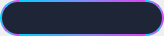
<?xml version="1.0" encoding="UTF-8"?>
<ui version="4.0">
 <class>TopBar</class>
 <widget class="QMainWindow" name="TopBar">
  <property name="geometry">
   <rect>
    <x>0</x>
    <y>0</y>
    <width>164</width>
    <height>36</height>
   </rect>
  </property>
  <property name="minimumSize">
   <size>
    <width>164</width>
    <height>36</height>
   </size>
  </property>
  <property name="maximumSize">
   <size>
    <width>164</width>
    <height>36</height>
   </size>
  </property>
  <property name="cursor">
   <cursorShape>ArrowCursor</cursorShape>
  </property>
  <property name="windowTitle">
   <string>MatraKi</string>
  </property>
  <property name="windowIcon">
   <iconset resource="images.qrc">
    <normaloff>:/images/MatraKi.png</normaloff>:/images/MatraKi.png</iconset>
  </property>
  <property name="styleSheet">
   <string notr="true">
#centralwidget {
    background-color: rgba(15, 23, 42, 0.94);
    border: 1.5px solid qlineargradient(x1:0, y1:0, x2:1, y2:0, stop:0 #00d2ff, stop:0.5 #818cf8, stop:1 #d946ef);
    border-radius: 18px;
}
QPushButton {
    background-color: transparent;
    border: none;
    border-radius: 13px;
    padding: 2px;
}
QPushButton:hover {
    background-color: rgba(255, 255, 255, 0.16);
}
QPushButton:pressed {
    background-color: rgba(0, 210, 255, 0.35);
}
QPushButton:checked {
    background-color: rgba(0, 210, 255, 0.25);
}
#buttonShutdown:hover {
    background-color: rgba(239, 68, 68, 0.65);
}
QToolTip {
    background-color: #0f172a;
    color: #f8fafc;
    border: 1px solid #38bdf8;
    border-radius: 6px;
    padding: 4px 8px;
    font-size: 11px;
}
   </string>
  </property>
  <widget class="QWidget" name="centralwidget">
   <layout class="QHBoxLayout" name="horizontalLayout">
    <property name="spacing">
     <number>3</number>
    </property>
    <property name="leftMargin">
     <number>6</number>
    </property>
    <property name="topMargin">
     <number>3</number>
    </property>
    <property name="rightMargin">
     <number>6</number>
    </property>
    <property name="bottomMargin">
     <number>3</number>
    </property>
    <item>
     <widget class="QPushButton" name="buttonIcon">
      <property name="minimumSize">
       <size>
        <width>28</width>
        <height>28</height>
       </size>
      </property>
      <property name="maximumSize">
       <size>
        <width>28</width>
        <height>28</height>
       </size>
      </property>
      <property name="toolTip">
       <string>MatraKi (Drag to move / Click for menu)</string>
      </property>
      <property name="icon">
       <iconset resource="images.qrc">
        <normaloff>:/images/icon.png</normaloff>:/images/icon.png</iconset>
      </property>
      <property name="iconSize">
       <size>
        <width>24</width>
        <height>24</height>
       </size>
      </property>
     </widget>
    </item>
    <item>
     <widget class="QPushButton" name="buttonSetLayout">
      <property name="minimumSize">
       <size>
        <width>26</width>
        <height>26</height>
       </size>
      </property>
      <property name="maximumSize">
       <size>
        <width>26</width>
        <height>26</height>
       </size>
      </property>
      <property name="toolTip">
       <string>Change Layout</string>
      </property>
      <property name="icon">
       <iconset resource="images.qrc">
        <normaloff>:/images/outline_keyboard_hide_black_24dp.png</normaloff>:/images/outline_keyboard_hide_black_24dp.png</iconset>
      </property>
      <property name="iconSize">
       <size>
        <width>20</width>
        <height>20</height>
       </size>
      </property>
      <property name="checkable">
       <bool>true</bool>
      </property>
     </widget>
    </item>
    <item>
     <widget class="QPushButton" name="buttonViewLayout">
      <property name="minimumSize">
       <size>
        <width>26</width>
        <height>26</height>
       </size>
      </property>
      <property name="maximumSize">
       <size>
        <width>26</width>
        <height>26</height>
       </size>
      </property>
      <property name="toolTip">
       <string>View Current Layout</string>
      </property>
      <property name="icon">
       <iconset resource="images.qrc">
        <normaloff>:/images/outline_keyboard_black_24dp.png</normaloff>:/images/outline_keyboard_black_24dp.png</iconset>
      </property>
      <property name="iconSize">
       <size>
        <width>20</width>
        <height>20</height>
       </size>
      </property>
     </widget>
    </item>
    <item>
     <widget class="QPushButton" name="buttonSettings">
      <property name="minimumSize">
       <size>
        <width>26</width>
        <height>26</height>
       </size>
      </property>
      <property name="maximumSize">
       <size>
        <width>26</width>
        <height>26</height>
       </size>
      </property>
      <property name="toolTip">
       <string>Settings</string>
      </property>
      <property name="icon">
       <iconset resource="images.qrc">
        <normaloff>:/images/outline_settings_black_24dp.png</normaloff>:/images/outline_settings_black_24dp.png</iconset>
      </property>
      <property name="iconSize">
       <size>
        <width>20</width>
        <height>20</height>
       </size>
      </property>
     </widget>
    </item>
    <item>
     <widget class="QPushButton" name="buttonShutdown">
      <property name="minimumSize">
       <size>
        <width>26</width>
        <height>26</height>
       </size>
      </property>
      <property name="maximumSize">
       <size>
        <width>26</width>
        <height>26</height>
       </size>
      </property>
      <property name="toolTip">
       <string>Quit MatraKi</string>
      </property>
      <property name="icon">
       <iconset resource="images.qrc">
        <normaloff>:/images/outline_close_black_24dp.png</normaloff>:/images/outline_close_black_24dp.png</iconset>
      </property>
      <property name="iconSize">
       <size>
        <width>18</width>
        <height>18</height>
       </size>
      </property>
     </widget>
    </item>
   </layout>
  </widget>
 </widget>
 <resources>
  <include location="images.qrc"/>
 </resources>
 <connections/>
</ui>
